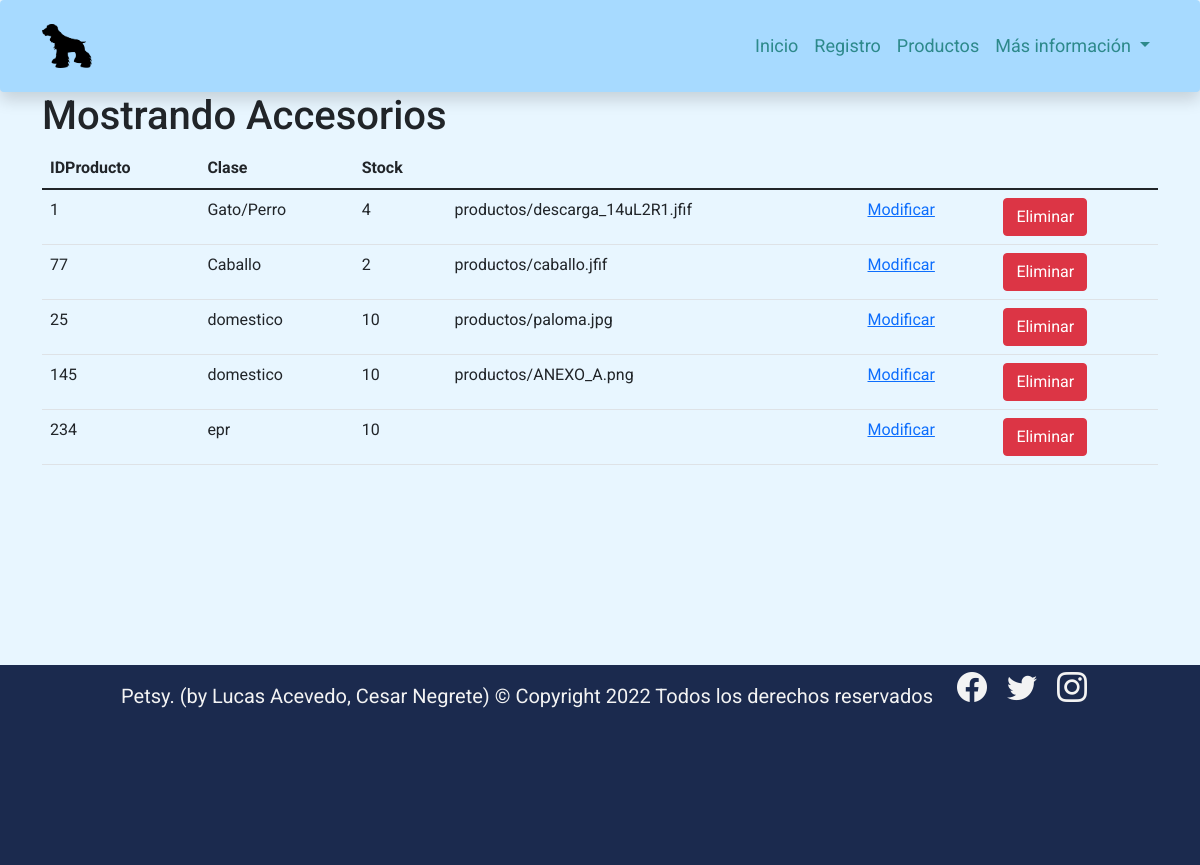
The app's page /mostrar/ with its own data.
### petsy/models.py (models this page shows, shortened)
class Accesorio(models.Model):
    idProducto = models.CharField(max_length=8, primary_key=True, verbose_name='Id del Producto')
    clase = models.CharField(max_length=20, verbose_name='Tipo de Mascota')
    stock = models.IntegerField(verbose_name='Stock del producto')
    categoria = models.ForeignKey(Categoria, on_delete=models.CASCADE)
    imagen = models.ImageField(upload_to="productos", null=True, blank=True)

### petsy/views.py (the view)
# urls.py: path('mostrar/', mostrar, name="mostrar"),
def mostrar(request):
    accesorios = Accesorio.objects.all()
    datos = {
        'accesorios' : accesorios
    }
    return render(request, 'mostrar.html', datos)

### petsy/templates/mostrar.html (shortened to what this page needs)
<!doctype html>
<html lang="en">
  <head>
    <link rel="stylesheet" href="https://cdn.jsdelivr.net/npm/bootstrap-icons@1.8.1/font/bootstrap-icons.css">
    <link href="https://cdn.jsdelivr.net/npm/bootstrap@5.1.3/dist/css/bootstrap.min.css" rel="stylesheet">
    {%load static%}
    <link rel="stylesheet" href="{% static 'css/style.css' %}">
  </head>
  <body>
    <nav class="navbar navbar-expand-lg navbar-light p-4 shadow p-3 bg-white rounded" style="background-color: #a7daff !important;"  id="navbar">
        <div class="container">
          <img src="{% static './img/Petsy Logo.png' %}" alt="" width="50" height="44" class="d-inline-block align-text-top">
          <div class="collapse navbar-collapse" id="navbarNavDropdown">
            <ul class="navbar-nav ms-auto">
              <li class="nav-item">
                <a class="nav-link active" aria-current="page" href="{% url 'index' %}">Inicio</a>
              </li>
              <li class="nav-item">
                <a class="nav-link" href="{% url 'registracion' %}">Registro</a>
              </li>
              <li class="nav-item">
                <a class="nav-link" href="{% url 'galeria' %}">Productos</a>
              </li>
              <li class="nav-item dropdown">
                <a class="nav-link dropdown-toggle" href="#" id="navbarDropdownMenuLink" role="button" data-bs-toggle="dropdown" aria-expanded="false">
                  Más información
                </a>
          </div>
        </div>
      </nav>
    <div class="container">
        <h1>Mostrando Accesorios</h1>
        <table class="table">
            <thead>
                <tr>
                    <th>IDProducto</th>
                    <th>Clase</th>
                    <th>Stock</th>
                </tr>
            </thead>
            <tbody>
            {% for ac in accesorios %}
                <tr>
                    <td>{{ ac.idProducto }}</td>
                    <td>{{ ac.clase }}</td>
                    <td>{{ ac.stock }}</td>
                    <td>{{ ac.imagen }}</td>
                    <td><a href="{% url 'form_modaccesorio' ac.idProducto %}">Modificar</a></td>
                    <td><a href="{% url 'form_del_accesorio' ac.idProducto %}" class="btn btn-danger">Eliminar</a></td>
                </tr>
            {% endfor %}
            </tbody>
        </table>
    </div>
      <footer class="w-100 d-flex align-items justify-content-center flex-wrap">
        <p class="fs-5 px-3 pt-3">Petsy. (by Lucas Acevedo, Cesar Negrete) &copy; Copyright 2022 Todos los derechos
          reservados</p>
          <div id="iconos">
            <a href="#"><i class="bi bi-facebook"></i></a>
            <a href="#"><i class="bi bi-twitter"></i></a>
            <a href="#"><i class="bi bi-instagram"></i></a>
          </div>
      </footer>
</body>
  </html>

### petsy/static/css/style.css (style rules this page uses)
html { position: relative; min-height: 100%; padding-bottom: 200px; }
body { margin-bottom: 200px; font-family: 'Roboto', sans-serif !important; background-color: #e8f6ff !important; }
footer { position: absolute; bottom: 0; width: 100%; height: 200px; }
#navbar a { color: #2d898b; font-size: 18px; }
.nav-link { border-bottom: 1px solid transparent; }
footer { background: #1b2a4e; margin-bottom: auto; }
footer p { color: #f3f3f3; text-align: center; }
#iconos i { font-size: 30px; padding: 0 8px; color: #f3f3f3; }

### records on screen
Accesorio: idProducto "1", clase "Gato/Perro", stock "4", imagen "productos/descarga_14uL2R1.jfif"
Accesorio: idProducto "77", clase "Caballo", stock "2", imagen "productos/caballo.jfif"
Accesorio: idProducto "25", clase "domestico", stock "10", imagen "productos/paloma.jpg"
Accesorio: idProducto "145", clase "domestico", stock "10", imagen "productos/ANEXO_A.png"
Accesorio: idProducto "234", clase "epr", stock "10"
